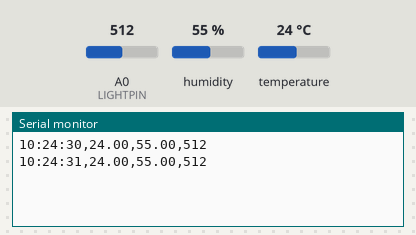
Bench run of a sketch on a simulated Arduino Uno, built with avr-gcc and run on an emulated ATmega328P. On the bench: the last lines printed to the serial monitor. The test bench sets the inputs (shaded band); at power-on: humidity 55 %, A0 (LIGHTPIN) = 512, temperature 24 °C. The local clock reads 2024-03-15 10:24:30 at power-on unless the sketch sets it; storage starts empty.

Above: at 1.8 s.
1.9 s: humidity set to 22 %
At 3.3 s:
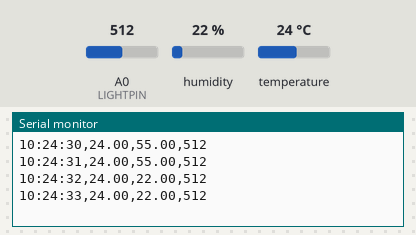
3.4 s: A0 (LIGHTPIN) set to 716
At 4.7 s:
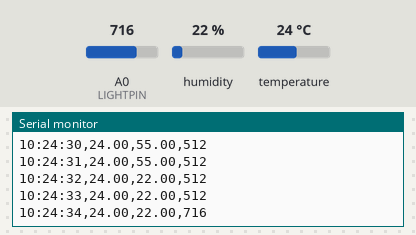
4.9 s: temperature set to 12 °C
At 5.7 s:
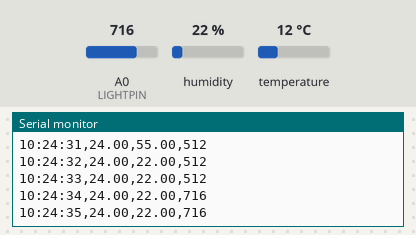
6.4 s: A0 (LIGHTPIN) set to 900
At 7.7 s:
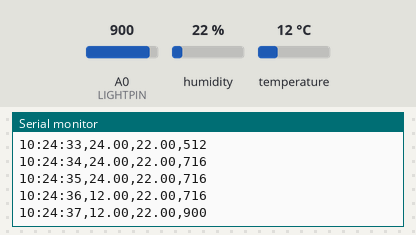
7.9 s: humidity set to 40 %
At 8.8 s:
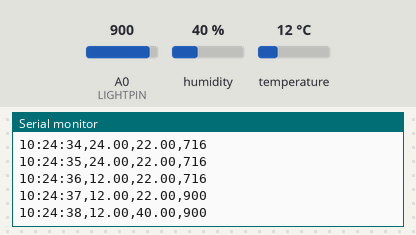
Timing chart, 0 to 10.4 s (numbered marks = the images above; inputs shaded):
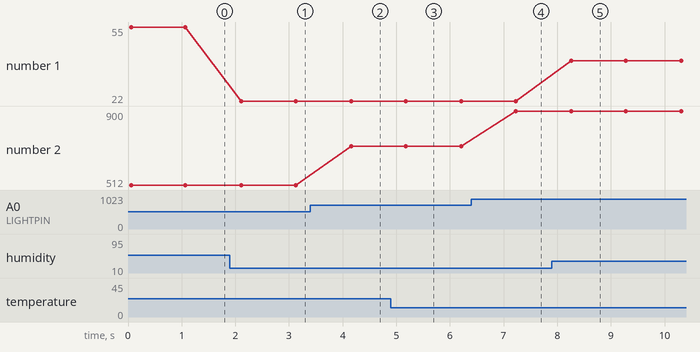

The sketch:

SolarEclipseDataLogger.ino
```cpp
#include <SPI.h>
#include <SD.h>
#include <Wire.h> // Required for RTC
#include <Time.h> // Required for RTC
#include <DS1307RTC.h> // Required for RTC
#include "DHT.h" // Required for DHT11

#define SD_CS  10 // Chip select on SD card
#define DHTPIN 2  // Data pin on DHT11
#define DHTTYPE DHT11   // DHT 11
#define LIGHTPIN 0  // Photoresitor pin

File dataFile; // File to do file operations on
tmElements_t RealTimeClock; // A time variable to hold RTC values
DHT dht(DHTPIN, DHTTYPE); // Instantiate DHT device
String dataString;

void setup()
{
  Serial.begin(9600);
  SD.begin(SD_CS);
  dht.begin();

}

void loop()
{
  RTC.read(RealTimeClock);
  dataFile = SD.open("data.txt", FILE_WRITE);
  dataString = String(RealTimeClock.Hour) + ":" + String(RealTimeClock.Minute) + ":" + String(RealTimeClock.Second) + "," + String(dht.readTemperature()) + "," + String(dht.readHumidity()) + "," + String(analogRead(LIGHTPIN));
  dataFile.println(dataString);
  dataFile.close();
  Serial.println(dataString);
  delay(1000);
}
```

Measured:
- after the input at 1.9 s, the serial monitor: prints a new line after 0.21 s (image 1)
- after the input at 3.4 s, the serial monitor: prints a new line after 0.76 s (image 2)
- after the input at 6.4 s, the serial monitor: prints a new line after 0.82 s (image 4)
- after the input at 7.9 s, the serial monitor: prints a new line after 0.36 s (image 5)
- plotted number 1: 55 → 22 after the input at 1.9 s
- plotted number 2: 512 → 716 after the input at 3.4 s, 716 → 900 after the input at 6.4 s
